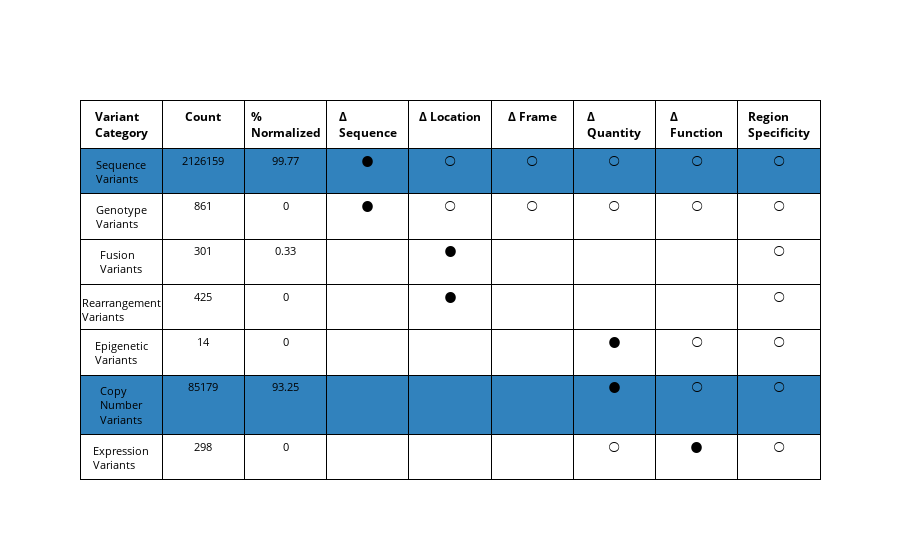

Notebook code for this chart:
### Code cell
import plotly.graph_objects as go

import pandas as pd
base_colors = ['rgb(49, 130, 189)','rgb(239, 243, 255)', 'rgb(189, 215, 231)', 'rgb(107, 174, 214)',
           'white']
core_field = "\u2B24"
optional_field = "◯"
 

colors = ['rgb(49, 130, 189)','white', 'white', 'white',
           'white', 'rgb(49, 130, 189)', 'white', 'white', 'rgb(189, 215, 231)','rgb(107, 174, 214)']
data = {'variant_category' : ["Sequence Variants", "Genotype Variants", "Fusion Variants", "Rearrangement Variants", "Epigenetic Variants", "Copy Number Variants", "Expression Variants",  "Gene Function Variants", "Region-Defined Variants", "Other Variants"],
        'counts' : [category_counts["Sequence Variants"][total_count], category_counts["Genotype Variants"][total_count], category_counts["Fusion Variants"][total_count], category_counts["Rearrangement Variants"][total_count], category_counts["Epigenetic Modification"][total_count], category_counts["Copy Number Variants"][total_count], category_counts["Expression Variants"][total_count], category_counts["Gene Function Variants"][total_count], category_counts["Region-Defined Variants"][total_count], category_counts["Other Variants"][total_count]],
        'percent_normalized' : [round(float(category_counts["Sequence Variants"][percent_normalized])*100,2), round(float(category_counts["Genotype Variants"][percent_normalized])*100,2), round(float(category_counts["Fusion Variants"][percent_normalized])*100,2), round(float(category_counts["Rearrangement Variants"][percent_normalized])*100,2), round(float(category_counts["Epigenetic Modification"][percent_normalized])*100,2), round(float(category_counts["Copy Number Variants"][percent_normalized])*100,2), round(float(category_counts["Expression Variants"][percent_normalized])*100,2), round(float(category_counts["Gene Function Variants"][percent_normalized])*100,2), round(float(category_counts["Region-Defined Variants"][percent_normalized])*100,2), round(float(category_counts["Other Variants"][percent_normalized])*100,2)],
        'delta_sequence' : [core_field, core_field, "", "", "", "", "", "", "", optional_field],
        'delta_location' : [optional_field, optional_field, core_field, core_field, "", "", "", "", "", ""],
        'delta_frame' : [optional_field, optional_field, "", "", "", "", "", "", "", optional_field],
        'delta_quantity' : [optional_field, optional_field, "", "", core_field, core_field, optional_field, "", "", optional_field],
        'delta_function' : [optional_field, optional_field, "", "", optional_field, optional_field, core_field, core_field, "", optional_field],
        'region_specificity' : [optional_field, optional_field, optional_field, optional_field, optional_field, optional_field, optional_field, optional_field, core_field, optional_field],
        'shading' : colors
         }
df = pd.DataFrame(data)

fig = go.Figure(data=[go.Table(
  header=dict(
    values=["<b>Variant Category</b>", "<b>Count</b>", "<b>% Normalized</b>", "<b>Δ Sequence</b>", "<b>Δ Location</b>", "<b>Δ Frame</b>", "<b>Δ Quantity</b>", "<b>Δ Function</b>", "<b>Region Specificity</b>"],
    line_color='black', fill_color='white',
    align='center', font=dict(color='black', size=12)
  ),
  cells=dict(
    values=[df.variant_category, df.counts, df.percent_normalized, df.delta_sequence, df.delta_location, df.delta_frame, df.delta_quantity, df.delta_function, df.region_specificity],
    line_color=["black"], fill_color=[df.shading],
    align='center', font=dict(color='black', size=11)
  ))
])
fig.show()

### Figure 1 — Plotly figure (JSON) as saved in the notebook; plotly's stock layout.template omitted (floating-point values rounded to 4 significant figures)
{"data": [{"cells": {"align": "center", "fill": {"color": [["rgb(49, 130, 189)", "white", "white", "white", "white", "rgb(49, 130, 189)", "white", "white", "rgb(189, 215, 231)", "rgb(107, 174, 214)"]]}, "font": {"color": "black", "size": 11}, "line": {"color": ["black"]}, "values": [["Sequence Variants", "Genotype Variants", "Fusion Variants", "Rearrangement Variants", "Epigenetic Variants", "Copy Number Variants", "Expression Variants", "Gene Function Variants", "Region-Defined Variants", "Other Variants"], [2126159, 861, 301, 425, 14, 85179, 298, 91, 160, 1087], [99.77, 0, 0.33, 0, 0, 93.25, 0, 0, 17.5, 31.19], ["⬤", "⬤", "", "", "", "", "", "", "", "◯"], ["◯", "◯", "⬤", "⬤", "", "", "", "", "", ""], ["◯", "◯", "", "", "", "", "", "", "", "◯"], ["◯", "◯", "", "", "⬤", "⬤", "◯", "", "", "◯"], ["◯", "◯", "", "", "◯", "◯", "⬤", "⬤", "", "◯"], ["◯", "◯", "◯", "◯", "◯", "◯", "◯", "◯", "⬤", "◯"]]}, "header": {"align": "center", "fill": {"color": "white"}, "font": {"color": "black", "size": 12}, "line": {"color": "black"}, "values": ["<b>Variant Category</b>", "<b>Count</b>", "<b>% Normalized</b>", "<b>Δ Sequence</b>", "<b>Δ Location</b>", "<b>Δ Frame</b>", "<b>Δ Quantity</b>", "<b>Δ Function</b>", "<b>Region Specificity</b>"]}, "type": "table"}], "layout": {}}
